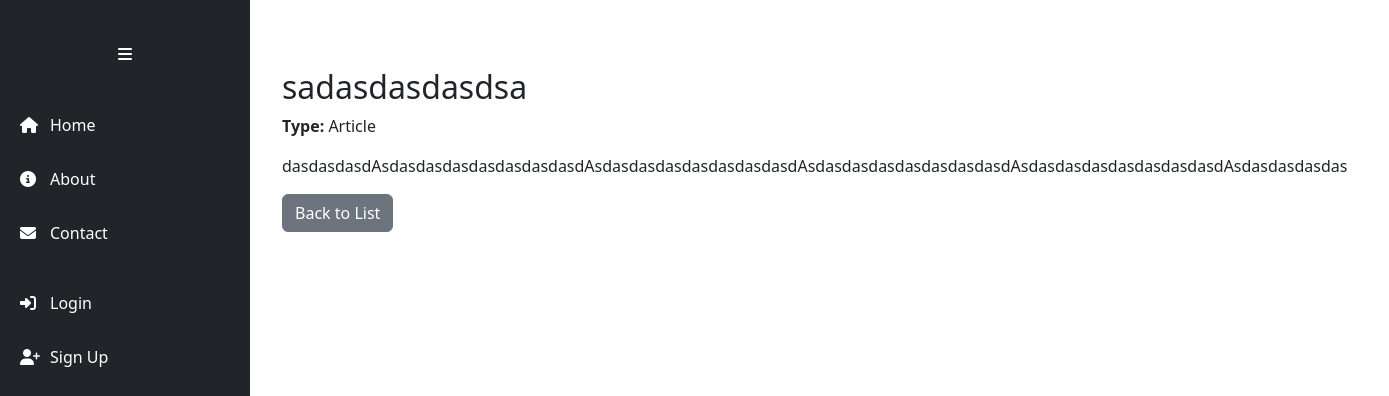
/content/18/, run on the app's committed database.
### app/models.py (models this page shows, shortened)
class Content(models.Model):
    title = models.CharField(max_length=200)
    description = models.TextField()
    type = models.CharField(max_length=200, blank=True, null=True)
    created_at = models.DateTimeField(auto_now_add=True)

### app/views.py (the view)
# urls.py: path('content/<int:pk>/', ContentDetailView.as_view(), name='content_detail'),
class ContentDetailView(DetailView):
    model = Content
    template_name = 'content/content_detail.html'
    context_object_name = 'content'

### app/templates/content/content_detail.html (shortened to what this page needs)
{% extends 'app/base.html' %}
{% load static %}
{% block content %}
<div class="container mt-5">
    <h2>{{ content.title }}</h2>
    <p><strong>Type:</strong> {{ content.type }}</p>
    <p>{{ content.description }}</p>
    <a href="{% url 'content_list' %}" class="btn btn-secondary">Back to List</a>
</div>
{% endblock %}

### static/css/base.css (style rules this page uses)
body { display: flex; min-height: 100vh; margin: 0; }

### data on the page
Content: title "sadasdasdasdsa", type "Article", description "dasdasdasdAsdasdasdasdasdasdasdasdAsdasdasdasdasdasdasdasdAsdasdasdasdasdasdasdasdAsdasdasdasdasdasdasdasdAsdasdasdasdas"
